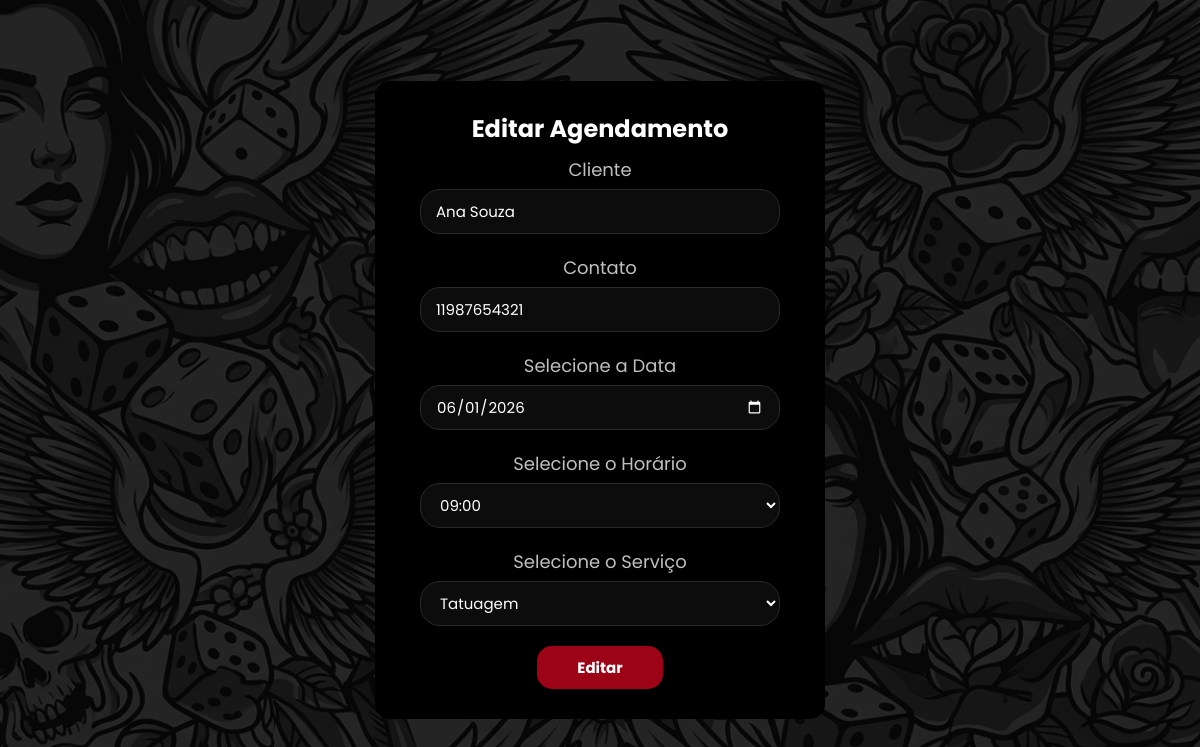
Before: /frontend/admin/editar-agendamento.php?id=1 with the older database file.
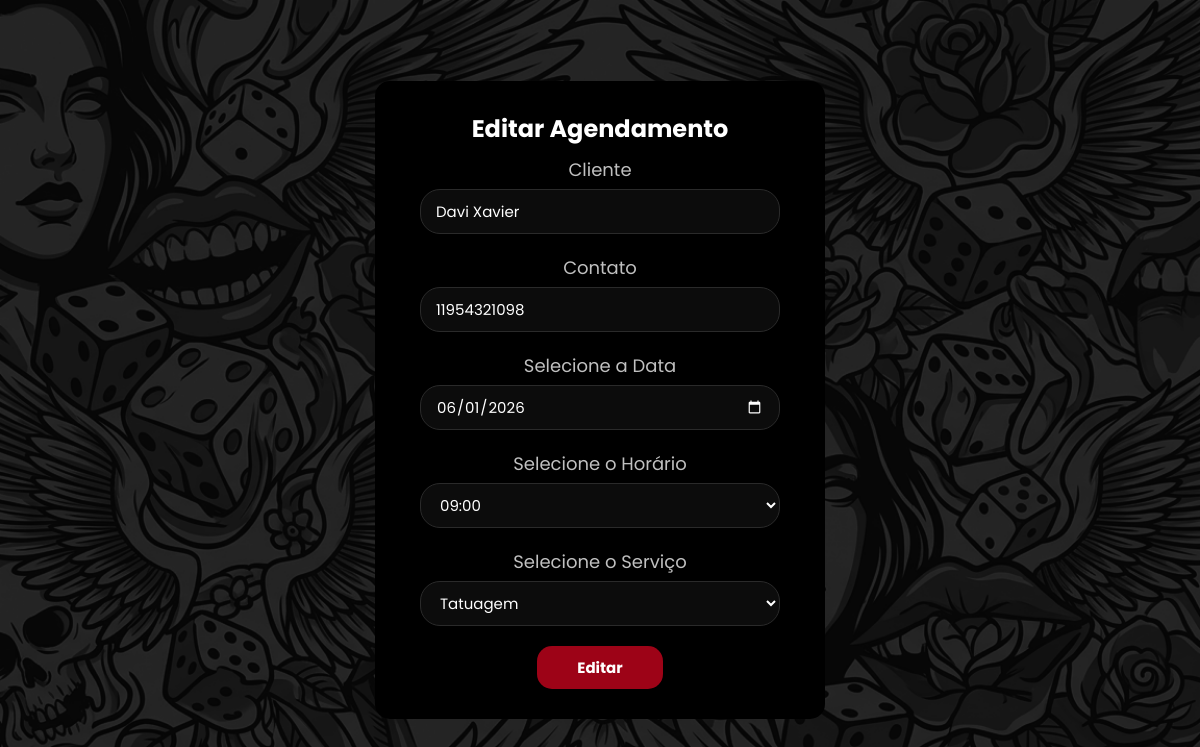
After: the same page with the newer database file.
### tables this page shows
CREATE TABLE agendamento (
    id_agendamento INT AUTO_INCREMENT PRIMARY KEY,
    id_cliente INT NOT NULL,
    id_profissional INT NOT NULL,
    id_servicos INT NOT NULL,
    data_agen DATE NOT NULL,
    horario TIME NOT NULL,
    status_agendamento ENUM('pendente', 'confirmado', 'cancelado', 'finalizado') 
        DEFAULT 'pendente',

    FOREIGN KEY (id_cliente) REFERENCES cliente(id_cliente),
    FOREIGN KEY (id_profissional) REFERENCES profissional(id_profissional),
    FOREIGN KEY (id_servicos) REFERENCES servicos(id_servicos)
);

CREATE TABLE cliente (
    id_cliente INT AUTO_INCREMENT PRIMARY KEY,
    nome VARCHAR(100) NOT NULL,
    contato_cliente VARCHAR(11) NOT NULL,
    data_nasc DATE NOT NULL
);

### frontend/admin/editar-agendamento.php (the view, shortened to what this page needs)
<?php
require_once '../../backend/conexao.php';
$id = $_GET['id'];
$sql = "SELECT
agendamento.id_agendamento,
agendamento.data_agen,
agendamento.horario,
cliente.id_cliente,
cliente.nome,
cliente.contato_cliente,
servicos.id_servicos,
servicos.tipo_servico
FROM agendamento
INNER JOIN cliente ON agendamento.id_cliente = cliente.id_cliente
INNER JOIN servicos ON agendamento.id_servicos = servicos.id_servicos
WHERE agendamento.id_agendamento = ?";
$stmt = $pdo->prepare($sql);
$stmt->execute([$id]);
$agendamento = $stmt->fetch();
?>
<!DOCTYPE html>
<html lang="pt-BR">
<head>
<link rel="stylesheet" href="../../assets/css/style.css">
<link rel="stylesheet" href="https://cdnjs.cloudflare.com/ajax/libs/font-awesome/6.5.0/css/all.min.css">
</head>
<body>
<main>
<form action="../../backend/atualizar-status.php" method="POST">
<h2>Editar Agendamento</h2>
<label>Cliente</label>
<input type="text" name="nome" id="nome" value="<?php echo htmlspecialchars($agendamento['nome']); ?>" required>
<label>Contato</label>
<input type="text" name="contato" id="contato" value="<?php echo htmlspecialchars($agendamento['contato_cliente']); ?>" required>
<label>Selecione a Data</label>
<input type="date" name="data" id="data-marcada" value="<?php echo $agendamento['data_agen']; ?>" required>
<label>Selecione o Horário</label>
<select id="horario" name="horario" required>
<option value="09:00" <?php if($agendamento['horario']=='09:00') echo 'selected'; ?>>09:00</option>
</select>
<label>Selecione o Serviço</label>
<select id="servico" name="servico" required>
    <option value="tatuagem" <?php echo ($agendamento['tipo_servico'] != 'piercing') ? 'selected' : ''; ?>>Tatuagem</option>
</select>
<button type="submit">Editar</button>
</form>
</main>
</body>
</html>

Changed rows visible on the page:
changed through a linked row, agendamento: nome "Ana Souza" → "Davi Xavier"; contato "11987654321" → "11954321098"
